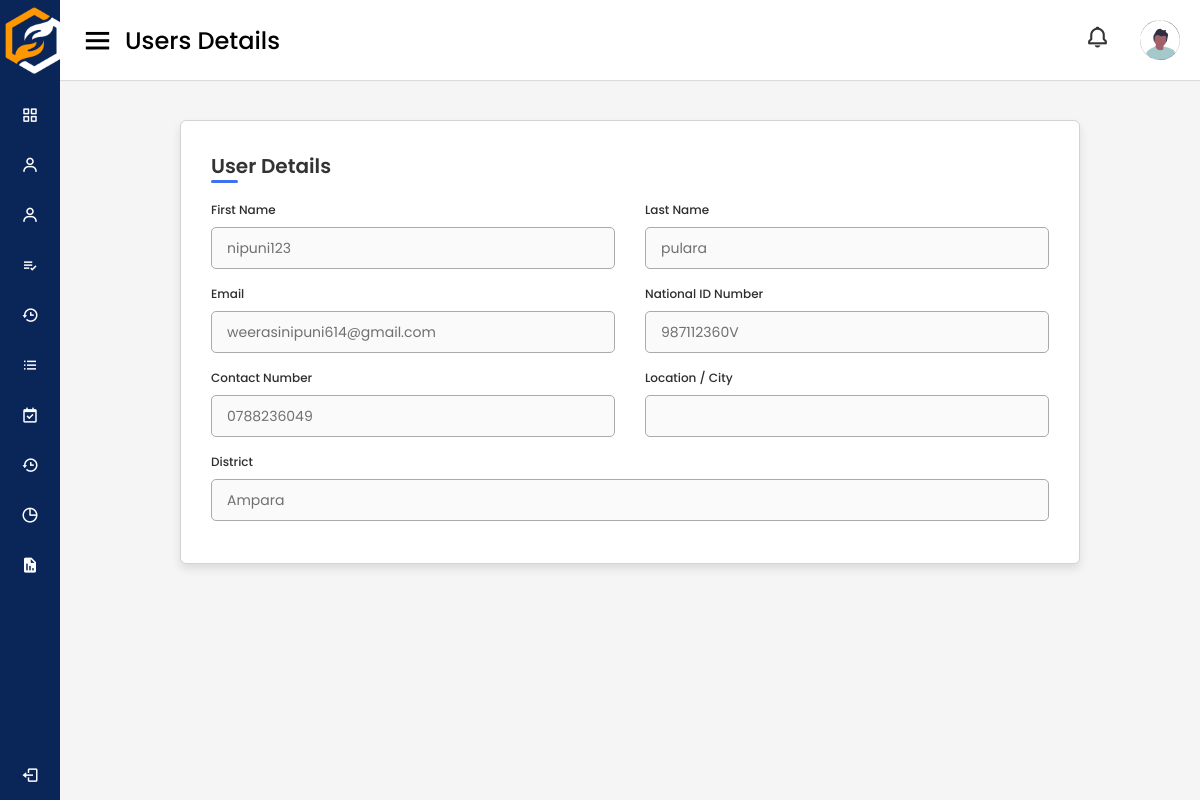
Screenshot of /pages/userDetails/26 (signed in) with the database file from the repository.
### tables this page shows
CREATE TABLE `reg_user` (
  `id` int(11) NOT NULL,
  `email` varchar(255) NOT NULL,
  `password` varchar(255) NOT NULL,
  `user_type` int(11) NOT NULL,
  `prof_img` varchar(255) NOT NULL,
  `tp_number` varchar(10) NOT NULL,
  `otp_code` int(11) NOT NULL,
  `otp_verify` int(11) NOT NULL,
  `verification_status` int(11) NOT NULL,
  `rejection_note` varchar(255) NOT NULL,
  `password_reset_hash` varchar(255) NOT NULL,
  `password_reset_expiry` int(11) NOT NULL,
  `backup` varchar(255) NOT NULL
);

CREATE TABLE `ind_don` (
  `id` int(11) NOT NULL,
  `f_name` varchar(255) NOT NULL,
  `l_name` varchar(255) NOT NULL,
  `NIC` varchar(255) NOT NULL,
  `zipcode` varchar(255) NOT NULL,
  `district` int(11) NOT NULL,
  `acc_status` int(11) NOT NULL,
  `user_id` int(11) NOT NULL
);

CREATE TABLE `district` (
  `id` int(11) NOT NULL,
  `dist_name` varchar(200) NOT NULL
);

### app/libraries/Core.php (called while the page is built, shortened)
<?php
  class Core {
    protected $currentMethod = 'index';
    public function __construct(){
      $url = $this->getUrl();
      if(file_exists('../app/controllers/' . ucwords($url[0] ?? ''). '.php')){
        unset($url[0]);
      }
      $this->currentController = new $this->currentController;
      if(isset($url[1])){
        if(method_exists($this->currentController, $url[1])){
          $this->currentMethod = $url[1];
          unset($url[1]);
        }
      }
      $this->params = $url ? array_values($url) : [];
      call_user_func_array([$this->currentController, $this->currentMethod], $this->params);
    }
      public function getUrl(){
      if(isset($_GET['url'])){
        $url = rtrim($_GET['url'], '/');
        $url = filter_var($url, FILTER_SANITIZE_URL);
        $url = explode('/', $url);
        return $url;
      }
    }
  }

### public/index.php (called while the page is built, shortened)
<?php
    $init = new Core;

### app/libraries/Database.php (called while the page is built, shortened)
<?php
class Database
{
    private $host = DB_HOST;
    private $user = DB_USER;
    private $pass = DB_PASS;
    private $dbname = DB_NAME;
    private $dbh;
    private $stmt;
    public function __construct()
    {
        $dsn = 'mysql:host=' . $this->host . ';dbname=' . $this->dbname;
        $options = array(
            PDO::ATTR_PERSISTENT => true,
            PDO::ATTR_ERRMODE => PDO::ERRMODE_EXCEPTION
        );
        try {
            $this->dbh = new PDO($dsn, $this->user, $this->pass, $options);
        } catch (PDOException $e) {
            $this->error = $e->getMessage();
            echo $this->error;
        }
    }
    public function query($sql)
    {
        $this->stmt = $this->dbh->prepare($sql);
    }
    public function bind($param, $value, $type = null)
    {
        if (is_null($type)) {
            switch (true) {
                default:
                    $type = PDO::PARAM_STR;
            }
        }
        $this->stmt->bindValue($param, $value, $type);
    }
    public function resultSet()
    {
        $this->execute();
        return $this->stmt->fetchAll(PDO::FETCH_OBJ);
    }
    public function execute()
    {
        return $this->stmt->execute();
    }
}

### app/models/AdminPage.php (called while the page is built, shortened)
<?php
class AdminPage
{
    private $db;
    public function __construct()
    {
        $this->db = new Database;
    }
    public function getIndDonorDetails($id)
    {
        $this->db->query('SELECT *, reg_user.id as id FROM reg_user INNER JOIN ind_don ON reg_user.id = ind_don.user_id INNER JOIN district ON district.id = ind_don.district WHERE reg_user.user_type = 2 AND reg_user.id = :id');
        $this->db->bind(':id', $id);
        $results = $this->db->resultSet();
        return $results;
    }
    public function getUserType($id)
    {
        $this->db->query('SELECT user_type FROM reg_user WHERE id = :id');
        $this->db->bind(':id', $id);
        $results = $this->db->single();
        return $results->user_type;
    }
}

### app/views/users/admin/indDonDetails.php (the view, shortened to what this page needs)
<!DOCTYPE html>
<html lang="en" dir="ltr">
<head>
    <link rel="stylesheet" href="<?php echo URLROOT; ?>/css/style_dashboard.css" />
    <link rel="stylesheet" href="<?php echo URLROOT; ?>/css/userDetails.css" />
    <link href="https://unpkg.com/boxicons@2.0.7/css/boxicons.min.css" rel="stylesheet" />
</head>
<body>
<?php require APPROOT.'/views/inc/side_navbar.php';?>
<section class="home-section">
    <nav>
        <div class="sidebar-button">
            <i class="bx bx-menu sidebarBtn"></i>
            <span class="dashboard">Users Details</span>
        </div>
        <div class="profile-details">
            <div class="notification">
                <i class="bx bx-bell bx-tada notification"></i>
            </div>
            <img src="<?php echo URLROOT; ?>/img/profile_pic.svg" alt="" />
        </div>
    </nav>
    <main>
            <div class="container">
                <header>User Details</header>
                <?php foreach ($data['userData'] as $userData): ?>
                <form action="#">
                    <div class="formfirst">
                        <div class="details personal">
                            <div class="fields">
                                <div class="input-field">
                                    <label>First Name </label>
                                    <input type="text" value="<?php echo $userData->f_name;?>" disabled>
                                </div>
                                <div class="input-field">
                                    <label>Last Name</label>
                                    <input type="text" value="<?php echo $userData->l_name;?>" disabled>
                                </div>
                                <div class="input-field">
                                    <label>Email</label>
                                    <input type="email" value="<?php echo $userData->email;?>" disabled>
                                </div>
                                <div class="input-field">
                                    <label>National ID Number</label>
                                    <input type="text" value="<?php echo $userData->NIC;?>" disabled>
                                </div>
                                <div class="input-field">
                                    <label>Contact Number</label>
                                    <input type="number" value="<?php echo $userData->tp_number;?>" disabled>
                                </div>
                                <div class="input-field">
                                    <label>Location / City </label>
                                    <input type="text" value="<?php echo $userData->city;?>" disabled>
                                </div>
                                <div class="input-field" id="address">
                                    <label>District</label>
                                    <input type="text" value="<?php echo $userData->dist_name;?>" disabled>
                                </div>
                            </div>
                        </div>
                    </div>
                </form>
                <?php endforeach;?>
            </div>
        </main>
    </section>
</body>
</html>

### public/css/style_dashboard.css (style rules this page uses)
* { margin: 0; padding: 0; box-sizing: border-box; font-family: 'Poppins', sans-serif; }
.home-section { position: relative; background: #f5f5f5; min-height: 100vh; width: calc(100% - 240px); left: 240px; transition: all 0.5s ease; }
.home-section nav { display: flex; justify-content: space-between; height: 80px; background: #fff; display: flex; align-items: center; position: fixed; width: calc(100% - 240px); left: 240px; z-index: 100; padding: 0 20px; box-shadow: 0 1px 1px rgba(0, 0, 0, 0.1); transition: all 0.5s ease; }
.home-section nav .sidebar-button { display: flex; align-items: center; font-size: 24px; font-weight: 500; }
nav .sidebar-button i { font-size: 35px; margin-right: 10px; }
.home-section nav .profile-details { display: flex; align-items: center; padding: 0 auto; }
.profile-details i { padding: 0px 30px; }
nav .profile-details img { height: 40px; width: 40px; border-radius: 6px; object-fit: cover; }
nav .profile-details i { font-size: 25px; color: #333; }
.bx-bell { padding: 10px 10px; }
.container { background-color: #e2e0e0; padding: 10px; border: 1px solid lightgrey; border-radius: 3px; width: 33%; }
@media (max-width: 1240px) { .home-section { width: calc(100% - 60px); left: 60px; } }
@media (max-width: 1240px) { .home-section nav { width: calc(100% - 60px); left: 60px; } }

### public/css/userDetails.css (style rules this page uses)
:root { --color-white: #fff; --color-info-dark: #7d8da1; --color-info-light: #dce1eb; --color-dark: #363949; --color-light: rgba(132, 139, 200, 0.18); --color-primary-varient: #111e88; --color-background: #f6f6f9; --card-border-radius: 2rem; --border-radius-1: 0.4rem; --border-radius-2: 0.8rem; --border-radius-3: 1.2rem; --card-padding: 1.8rem; --padding-1: 1.2rem; --box-shadow: 0 2rem 3rem var(--color-light); --dark-blue: #111e88; }
main { padding-top: 120px; }
* { margin: 0; padding: 0; box-sizing: border-box; font-family: 'Poppins', sans-serif; }
.container { position: relative; max-width: 900px; width: 100%; border-radius: 6px; padding: 30px; background-color: #fff; box-shadow: 0 5px 10px rgba(0, 0, 0, 0.1); margin: 0 auto; }
.container header { position: relative; font-size: 20px; font-weight: 600; color: #333; }
.container header::before { content: ""; position: absolute; left: 0; bottom: -2px; height: 3px; width: 27px; border-radius: 8px; background-color: #4070f4; }
.container form { position: relative; margin-top: 16px; background-color: #fff; overflow: hidden; }
.container form .fields { display: flex; align-items: center; justify-content: space-between; flex-wrap: wrap; }
form .fields .input-field { display: flex; width: calc(100% / 2 - 15px); flex-direction: column; margin: 4px 0; }
#description, #address { display: flex; width: 100%; flex-direction: column; margin: 4px 0; }
.input-field label { font-size: 12px; font-weight: 500; color: #2e2e2e; }
.input-field input, select { outline: none; font-size: 14px; font-weight: 400; color: #333; border-radius: 5px; border: 1px solid #aaa; padding: 0 15px; height: 42px; margin: 8px 0; }
.input-field select, .input-field input, .input-field textarea[type="date"] { color: #707070; }
.home-section { position: relative; background: #f5f5f5; min-height: 100vh; width: calc(100% - 240px); left: 240px; transition: all 0.5s ease; }
.home-section nav { display: flex; justify-content: space-between; height: 80px; background: #fff; display: flex; align-items: center; position: fixed; width: calc(100% - 240px); left: 240px; z-index: 100; padding: 0 20px; box-shadow: 0 1px 1px rgba(0, 0, 0, 0.1); transition: all 0.5s ease; }
.home-section nav .sidebar-button { display: flex; align-items: center; font-size: 24px; font-weight: 500; }
nav .sidebar-button i { font-size: 35px; margin-right: 10px; }
.home-section nav .profile-details { display: flex; align-items: center; padding: 0 auto; }
.profile-details i { padding: 0px 30px; }
nav .profile-details img { height: 40px; width: 40px; border-radius: 6px; object-fit: cover; }
nav .profile-details i { font-size: 25px; color: #333; }
.bx-bell { padding: 10px 10px; }
@media (max-width: 1240px) { .home-section { width: calc(100% - 60px); left: 60px; } }
@media (max-width: 1240px) { .home-section nav { width: calc(100% - 60px); left: 60px; } }

### rows the page displays
reg_user: f_name "nipuni123", l_name "pulara", email "weerasinipuni614@gmail.com", NIC "987112360V", tp_number "0788236049", dist_name "Ampara"
